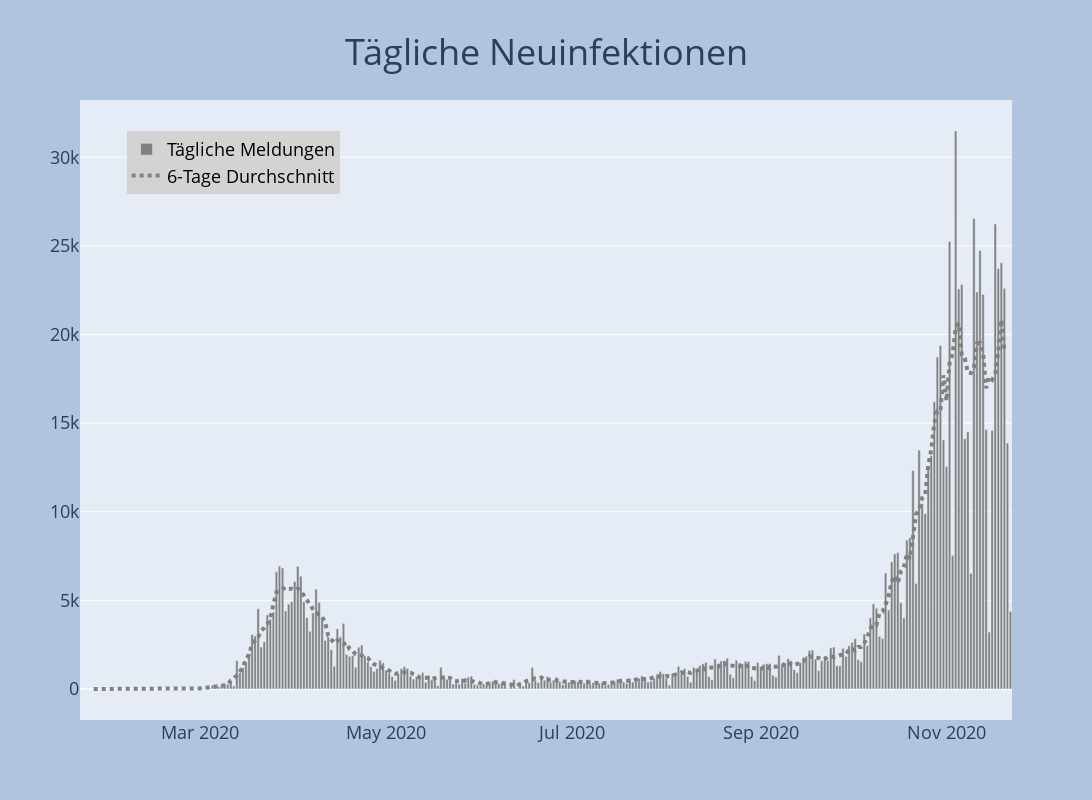

The notebook cell this image was saved under:
### Code cell
fig = go.Figure()
fig.add_trace(go.Bar(x=df.datum, y=df.neu_infiziert, marker_color='grey',name='Tägliche Meldungen'))
fig.add_trace(go.Scatter(x=df.datum, y=df.neu_mean,line=dict(color='grey', width=4, dash='dot'), name='6-Tage Durchschnitt'))
fig = plot_layout(fig, 'Tägliche Neuinfektionen')
fig.show()

### Figure 1 — Plotly figure (JSON) as saved in the notebook; plotly's stock layout.template omitted (floating-point values rounded to 4 significant figures; data arrays with more than 128 entries replaced by an {"elided": "..."} marker saying what was removed)
{"data": [{"marker": {"color": "grey"}, "name": "Tägliche Meldungen", "type": "bar", "x": {"elided": "306 str values"}, "y": {"elided": "306 int values"}}, {"line": {"color": "grey", "dash": "dot", "width": 4}, "name": "6-Tage Durchschnitt", "type": "scatter", "x": {"elided": "306 str values"}, "y": {"elided": "306 float values"}}], "layout": {"autosize": false, "height": 800, "hovermode": "x", "legend": {"bgcolor": "lightgray", "font": {"color": "black", "size": 18}, "x": 0.05, "y": 0.95}, "paper_bgcolor": "LightSteelBlue", "title": {"font": {"size": 36}, "text": "Tägliche Neuinfektionen", "x": 0.5, "xanchor": "center", "y": 0.95}, "width": 1600, "xaxis": {"tickfont": {"size": 18}}, "yaxis": {"tickfont": {"size": 18}}}}
